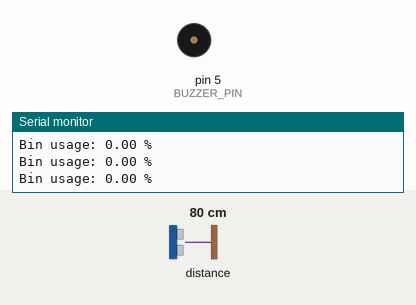
Simulated run of this sketch. Board: Arduino Uno, built with avr-gcc and run on an emulated ATmega328P. Shown: buzzer (waves = sounding), the last lines printed to the serial monitor. The inputs (shaded band) are chosen by the test bench; at power-on: distance to the obstacle 80 cm.

Above: at 1.3 s.
1.4 s: distance to the obstacle set to 6 cm
2.9 s: distance to the obstacle set to 3 cm
At 4.4 s:
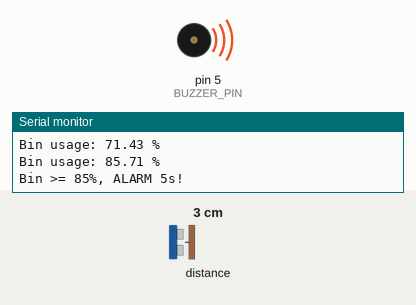
Timing chart, 0 to 9.7 s (numbered marks = the images above; inputs shaded):
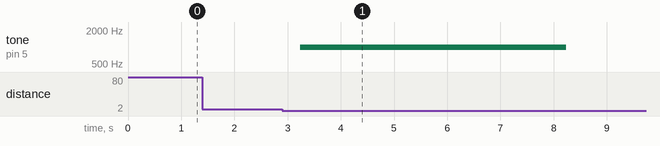

The sketch:

capacitydetection.ino
```cpp
#include "Adafruit_VL53L0X.h"


const int BUZZER_PIN = 5;


Adafruit_VL53L0X lox = Adafruit_VL53L0X();

// Total depth of the trash bin
const float BIN_DEPTH_CM = 21.0;

// Usage alarm thresholds
const float FULL_THRESHOLD_PERCENT  = 80.0;  // Alarm when above 80%
const float RESET_THRESHOLD_PERCENT = 70.0;  // Allow alarm again when below 70%


bool hasAlarmed = false;


// Function: Buzzer alarm
void beepFor5Seconds() {
  tone(BUZZER_PIN, 1000);
  delay(5000);
  noTone(BUZZER_PIN);
}

// Function: Read trash bin usage percentage
// Returns -1 if measurement fails
float getBinUsagePercent() {
  VL53L0X_RangingMeasurementData_t measure;
  lox.rangingTest(&measure, false);

  if (measure.RangeStatus == 4) {

    return -1.0;
  }

  // Current remaining depth within the bin (distance from sensor to waste surface)
  float depthCm = measure.RangeMilliMeter / 10.0;  // mm -> cm

  // Waste height = Total depth - Remaining depth
  float garbageHeightCm = BIN_DEPTH_CM - depthCm;

  if (garbageHeightCm < 0)              garbageHeightCm = 0;
  if (garbageHeightCm > BIN_DEPTH_CM)   garbageHeightCm = BIN_DEPTH_CM;

  float usagePercent = garbageHeightCm * 100.0 / BIN_DEPTH_CM;
  return usagePercent;
}


void setup() {
  Serial.begin(9600);

  pinMode(BUZZER_PIN, OUTPUT);


  if (!lox.begin()) {
    Serial.println("Failed to find VL53L0X sensor, check wiring!");
    while (1) { delay(10); }
  }

  Serial.println("VL53L0X + Buzzer ready.");
}

void loop() {
  // Read trash bin usage and check if alarm is needed
  float usagePercent = getBinUsagePercent();

  if (usagePercent < 0) {
    Serial.println("Bin depth: OUT OF RANGE");
  } else {
    Serial.print("Bin usage: ");
    Serial.print(usagePercent);
    Serial.println(" %");

    // Read trash bin usage and check if alarm is needed
    if (!hasAlarmed && usagePercent >= FULL_THRESHOLD_PERCENT) {
      Serial.println("Bin >= 85%, ALARM 5s!");
      beepFor5Seconds();
      hasAlarmed = true;
    }
    else if (hasAlarmed && usagePercent <= RESET_THRESHOLD_PERCENT) {

      Serial.println("Bin usage back below reset threshold, alarm reset.");
      hasAlarmed = false;
    }
  }

  delay(500);
}
```

Measured:
- the behaviour switches between 5 and 4 cm on distance to the obstacle (found by bisection; images 0 and 1)
- after the input at 2.9 s, tone on pin 5 (BUZZER_PIN): silent → 1000 Hz after 0.34 s, → silent 5.0 s later
